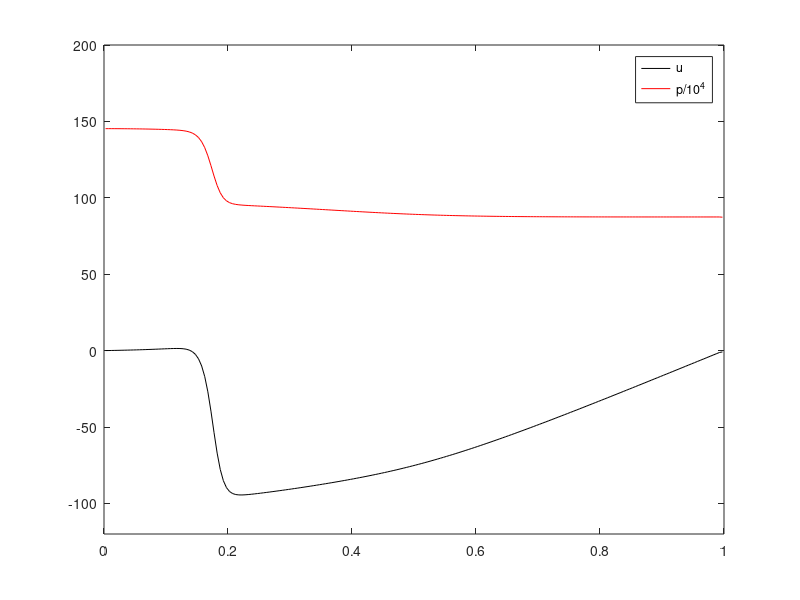

Reproduce this figure in MATLAB.
clear all;

% Reseni smisene ulohy pro Eulerovy rovnice
%   rho_t + (rho u)_x = 0
%   (rho u)_t + (rho u^2 + p)_x = 0
%   (rho E)_t + [u (rho E + p)]_x = 0
%
%   p = (kappa-1) * rho * (E - u^2/2)
%
%   rovnice resime ve tvaru W_t + F(W)_x = 0, kde
%   W = [rho, m, e], F(W) = [rho u, rho u^2 + p, u (rho E + p)] 
%   kde m = rho u, e = rho E 
%
%   Na krajich intervalu predpokladam pevne steny
%
kappa = 1.4;

% Delka intervalu a pocet bunek
L = 1;
n = 200;

dx = L / n;
x = dx/2:dx:(L-dx/2);

W(1:3,1:n)  = 0;

% Pocatecni podminka
for i = 1:n
    W(1:3,i) = [ 12; 12*100; 1e6/(kappa-1) ];
end

plot(x, W(1,:)); axis([0 1 0 20]);
disp("Stiskni enter pro pokracovani"); pause;
t = 0;

for iter = 1:(10*n)
    
  rho = W(1,:);
  u   = W(2,:) ./ rho;
  E   = W(3,:) ./ rho;

  p = (kappa-1) * rho .* (E - 0.5*u.*u);
  a = sqrt(kappa * p ./ rho);

  FF(1,:) = rho .* u;
  FF(2,:) = rho .* u.^2 + p;
  FF(3,:) = u .* (rho .* E + p);

  % Vypocet spektralniho polomeru jakobianu
  sigma = abs(u) + a;
  %
  
  dt = 0.4 * dx / max(sigma);
  
  % Numericky tok na leve a prave casti intervalu
  pb = p(1);
  F(:,1) = [0; pb; 0];

  pb = p(n);
  F(:,n+1) = [0; pb; 0];
  
  % Numericky tok f
  for i = 2:n
    sl = min( u(i-1)-a(i-1), u(i)-a(i) );
    sr = min( u(i-1)+a(i-1), u(i)+a(i) );

    Wl = W(:,i-1);
    Wr = W(:,i);
    
    Fl = FF(:,i-1);
    Fr = FF(:,i);
    
    if (0<=sl)
      F(:,i) = Fl;
    elseif (0<sr)
      F(:,i) = (sr*Fl - sl*Fr + sl*sr*(Wr-Wl)) / (sr-sl);
    else
      F(:,i) = Fr;
    end

  end
  
  W(:,1:n) = W(:,1:n) - dt/dx * (F(:,2:n+1) - F(:,1:n));
  t = t + dt;
  
  if (mod(iter,10)==0)
    plot(x, u, "-k;u;", x, p/1e4, "-r;p/10^4;"); axis([0 1 -120 200]);
    pause(0.2);
  end
end

